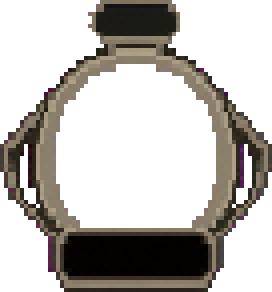
#> input picture assets/runtime/potion-pixel-frame.png, 68 x 73 px (shown 4 times larger)
$ python Build-PixelPotionAssets.py --input ../assets/runtime/potion-pixel-frame.png --output-dir out
#> lines starting #> are read from the running program, lines starting #| are printed output that depends on the picture; after the words box and inside, x2 and y2 are one past the last pixel; in counts of white or black regions, pixels touching at a corner belong together
from __future__ import annotations

import argparse
from collections import deque
from pathlib import Path

from PIL import Image


def parse_args() -> argparse.Namespace:
    parser = argparse.ArgumentParser(description="Build runtime pixel-potion frame and chamber mask assets.")
    parser.add_argument("--input", required=True, help="Chroma-key source generated from the visual reference.")
    parser.add_argument("--output-dir", required=True, help="Destination directory for runtime PNG assets.")
    parser.add_argument("--width", type=int, default=68)
    parser.add_argument("--height", type=int, default=73)
    parser.add_argument("--threshold", type=int, default=96)
    return parser.parse_args()


def is_key(pixel: tuple[int, int, int, int], key: tuple[int, int, int], threshold: int) -> bool:
    return max(abs(pixel[index] - key[index]) for index in range(3)) <= threshold


def remove_magenta_spill(red: int, green: int, blue: int) -> tuple[int, int, int]:
    """Neutralize chroma-key fringe without softening the pixel-art silhouette."""
    spill = ((red + blue) // 2) - green
    if red > 110 and blue > 70 and spill > 38:
        neutral = max(green, min(150, (red + green + blue) // 4))
        return neutral, neutral, neutral
    return red, green, blue


def flood_outside(key_pixels: list[list[bool]], width: int, height: int) -> list[list[bool]]:
    outside = [[False for _ in range(width)] for _ in range(height)]
    queue: deque[tuple[int, int]] = deque()

    for x in range(width):
        queue.append((x, 0))
        queue.append((x, height - 1))
    for y in range(height):
        queue.append((0, y))
        queue.append((width - 1, y))

    while queue:
        x, y = queue.popleft()
        if x < 0 or y < 0 or x >= width or y >= height:
            continue
        if outside[y][x] or not key_pixels[y][x]:
            continue
        outside[y][x] = True
        queue.extend(((x - 1, y), (x + 1, y), (x, y - 1), (x, y + 1)))
    return outside


def largest_component(mask: list[list[bool]], width: int, height: int) -> set[tuple[int, int]]:
    visited: set[tuple[int, int]] = set()
    largest: set[tuple[int, int]] = set()
    for y in range(height):
        for x in range(width):
            if not mask[y][x] or (x, y) in visited:
                continue
            component: set[tuple[int, int]] = set()
            queue: deque[tuple[int, int]] = deque([(x, y)])
            visited.add((x, y))
            while queue:
                cx, cy = queue.popleft()
                component.add((cx, cy))
                for nx, ny in ((cx - 1, cy), (cx + 1, cy), (cx, cy - 1), (cx, cy + 1)):
                    if 0 <= nx < width and 0 <= ny < height and mask[ny][nx] and (nx, ny) not in visited:
                        visited.add((nx, ny))
                        queue.append((nx, ny))
            if len(component) > len(largest):
                largest = component
    return largest


def main() -> None:
    args = parse_args()
    source = Image.open(args.input).convert("RGBA")
#> source is the input picture: PIL image 68x73 RGBA; mean R, G, B, A 30.8, 27.6, 23.4, 95.5
    width, height = source.size
#> width = 68; height = 73
    key = source.getpixel((0, 0))[:3]
#> key = (0, 0, 0)
    pixels = source.load()
    key_pixels = [
        [is_key(pixels[x, y], key, args.threshold) for x in range(width)]
        for y in range(height)
    ]
#> key_pixels = 73 items
    outside = flood_outside(key_pixels, width, height)
#> outside = 73 items
    enclosed = [
        [key_pixels[y][x] and not outside[y][x] for x in range(width)]
        for y in range(height)
    ]
#> enclosed = 73 items
    chamber = largest_component(enclosed, width, height)
#> chamber = 1392 items
    if not chamber:
        raise RuntimeError("No enclosed chroma-key chamber was found.")

    subject_points = [
        (x, y)
        for y in range(height)
        for x in range(width)
        if not key_pixels[y][x]
    ]
#> subject_points = 843 pairs, first value 1 to 66, second value 0 to 71
    if not subject_points:
        raise RuntimeError("No non-key potion frame pixels were found.")
    left = min(point[0] for point in subject_points)
#> left = 1
    top = min(point[1] for point in subject_points)
#> top = 0
    right = max(point[0] for point in subject_points) + 1
#> right = 67
    bottom = max(point[1] for point in subject_points) + 1
#> bottom = 72
    crop_box = (left, top, right, bottom)
#> crop_box = (1, 0, 67, 72)

    frame = Image.new("RGBA", source.size, (0, 0, 0, 0))
#> frame: PIL image 68x73 RGBA; every value is 0
    frame_pixels = frame.load()
    for y in range(height):
        for x in range(width):
            if not key_pixels[y][x]:
                red, green, blue, _ = pixels[x, y]
                red, green, blue = remove_magenta_spill(red, green, blue)
                frame_pixels[x, y] = (red, green, blue, 255)

    mask = Image.new("RGBA", source.size, (255, 255, 255, 0))
    mask_pixels = mask.load()
    for x, y in chamber:
        mask_pixels[x, y] = (255, 255, 255, 255)
#> this loop made 1392 passes
#> (x, y) on passes 1 to 3: (26, 21), (29, 32), (48, 45)

    size = (args.width, args.height)
    frame = frame.crop(crop_box).resize(size, Image.Resampling.NEAREST)
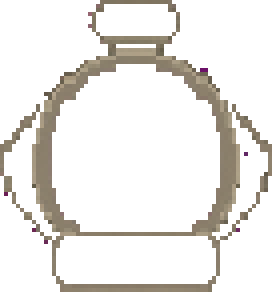
#> frame: PIL image 68x73 RGBA (shown 4 times larger); mean R, G, B, A 25.1, 22.9, 19.5, 45.5; transparent parts drawn white
    mask = mask.crop(crop_box).resize(size, Image.Resampling.NEAREST)

    output_dir = Path(args.output_dir)
    output_dir.mkdir(parents=True, exist_ok=True)
    frame_path = output_dir / "potion-pixel-frame.png"
    mask_path = output_dir / "potion-pixel-mask.png"
    frame.save(frame_path, optimize=True)
    mask.save(mask_path, optimize=True)

    mask_alpha = mask.getchannel("A")
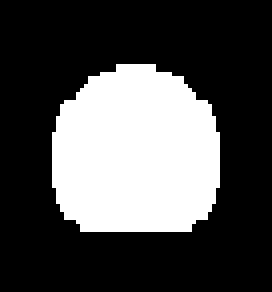
#> mask_alpha: PIL image 68x73 L (shown 4 times larger); 30.1% white; 1 white region, box (x1, y1, x2, y2) and area: (13, 16, 55, 58) 1492
    mask_bounds = mask_alpha.getbbox()
    if mask_bounds is None:
        raise RuntimeError("Final chamber mask is empty.")
    print(f"frame={frame_path} size={frame.size}")
#| frame=out/potion-pixel-frame.png size=(68, 73)
    print(f"mask={mask_path} bounds={mask_bounds}")
#| mask=out/potion-pixel-mask.png bounds=(13, 16, 55, 58)


if __name__ == "__main__":
    main()
